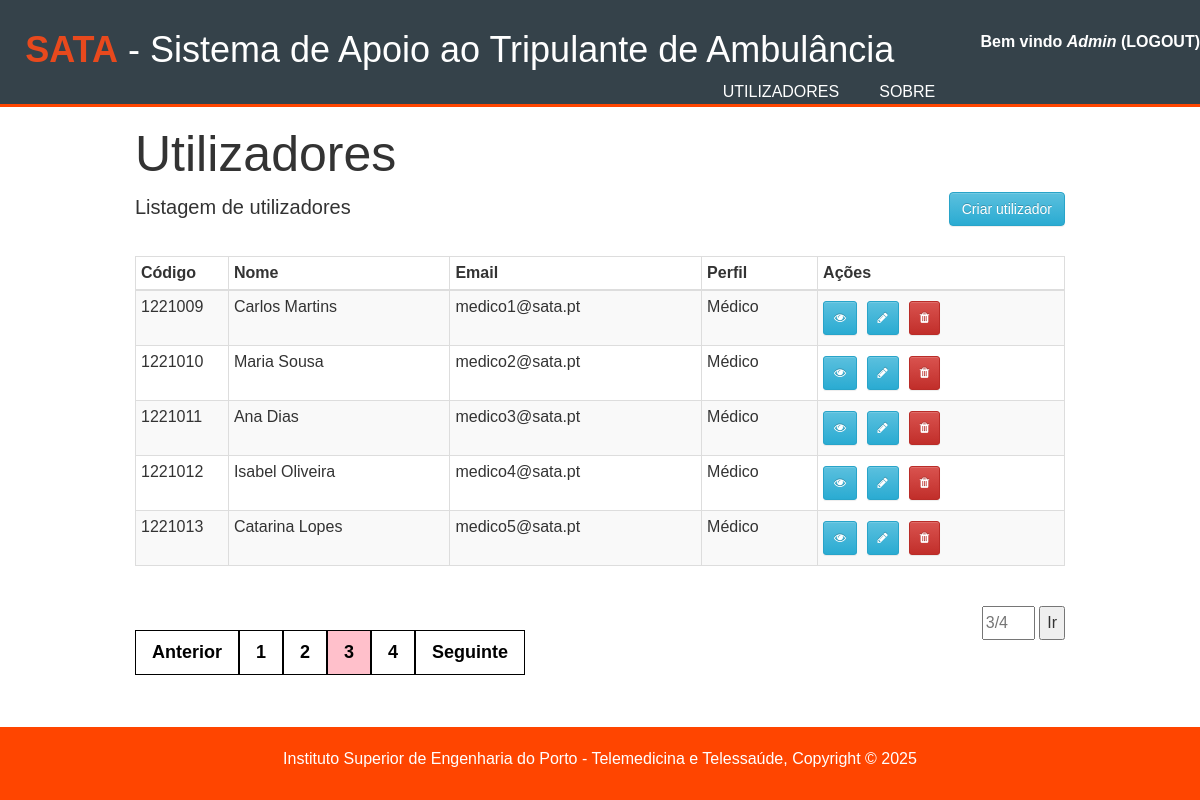
Page /Código/utilizadores/listar.php?page=3 (signed in) on the committed database.
### tables this page shows
CREATE TABLE utilizador (
   id					INT 			NOT NULL AUTO_INCREMENT,
   id_perfil			INT 			NOT NULL,
   username 			VARCHAR(256) 	NOT NULL UNIQUE,
   password 			VARCHAR(256) 	NOT NULL,
   email 				VARCHAR(256) 	NOT NULL UNIQUE,
   nome 				VARCHAR(256) 	NOT NULL,
   codigo				VARCHAR(256) 	NOT NULL,
   ativo 				BOOLEAN			NOT NULL,
   PRIMARY KEY (id),
   FOREIGN KEY (id_perfil) 			REFERENCES perfil (id)
);

CREATE TABLE perfil (
   id 					INT 			NOT NULL AUTO_INCREMENT,
   nome					VARCHAR(256) 	NOT NULL,
   PRIMARY KEY (id)
);

### Código/code/session.php (called while the page is built, shortened)
<?php
	require_once "db_config.php";
	if(isset($_SESSION['login_user']) && !empty($_SESSION['login_user'])) {
		$user_check=$_SESSION['login_user'];
		$query = "SELECT id, id_perfil, nome FROM utilizador WHERE username='$user_check' AND ativo = true";
		$res = mysqli_query($conn, $query);
		$row = mysqli_fetch_row($res);
		$login_session_perfil = $row[1];
		$login_session = $row[2];
	} else {
		mysqli_close($conn);
		header('Location: index.php');
	}
?>

### Código/utilizadores/listar.php (the view, shortened to what this page needs)
<?php
	require_once('../code/db_config.php');
	require_once('../code/session.php');
?>
<!DOCTYPE html>
<html>
	<head>
		<link rel="stylesheet" href="https://maxcdn.bootstrapcdn.com/bootstrap/3.3.2/css/bootstrap.min.css">
		<link rel="stylesheet" href="https://maxcdn.bootstrapcdn.com/bootstrap/3.3.2/css/bootstrap-theme.min.css">
		<link rel="stylesheet" href="https://cdnjs.cloudflare.com/ajax/libs/font-awesome/4.7.0/css/font-awesome.min.css">
		<link rel="stylesheet" type="text/css" media="screen" href="../css/style.css" />
	</head>
	<body>
		<?php include '../header.php'; ?>
		<section id="showcase">
			<div class="container">
			<?php
				$per_page_record = 5;
				if (isset($_GET["page"])) {
					$page  = $_GET["page"];
				}
				else {
					$page = 1;
				}
				$start_from = ($page-1) * $per_page_record;
				$query = "SELECT * FROM utilizador u, perfil p WHERE u.id_perfil = p.id AND ativo = true ORDER BY 1 LIMIT $start_from, $per_page_record";
				$res = mysqli_query ($conn, $query);
			?>
			<div>
				<h1>Utilizadores</h1>
				<div class="row">
					<div class="col-md-6">
						<p>Listagem de utilizadores</p>
					</div>
					<div class="col-md-6" style="text-align: right;">
						<form action="criar.php" class="form" method="POST">
							<input class="btn btn-info" type="submit" name="inserir" value="Criar utilizador" />
						</form>
					</div>
				</div>
				<table class="table table-striped table-condensed table-bordered">
					<thead>
						<tr>
						<th width="10%">Código</th>
						<th>Nome</th>
						<th>Email</th>
						<th>Perfil</th>
						<th>Ações</th>
						</tr>
					</thead>
					<tbody>
						<?php
							while ($row = mysqli_fetch_array($res)) { ?>
							<tr id="<?php echo $row["0"]; ?>">
								<td><?php echo $row["6"]; ?></td>
								<td><?php echo $row["5"]; ?></td>
								<td><?php echo $row["4"]; ?></td>
								<td><?php echo $row["9"]; ?></td>
								<td>
									<button class="btn btn-info btn-sm view"><i class="fa fa-eye"></i></button>
									<?php
										if ($row["8"] != 10){
											echo "<button style='margin: 5px' class='btn btn-info btn-sm edit'><i class='fa fa-pencil'></i></button>";
											echo "<button style='margin: 5px' class='btn btn-danger btn-sm remove'><i class='fa fa-trash'></i></button>";
										}
									?>
								</td>
							</tr>
						<?php }; ?>
					</tbody>
				</table>
				<div class="pagination">
				<?php
					$query = "SELECT COUNT(*) FROM utilizador WHERE ativo = true";
					$res = mysqli_query($conn, $query);
					$row = mysqli_fetch_row($res);
					$total_records = $row[0];
					$total_pages = ceil($total_records / $per_page_record);
					$pagLink = "";
					if($page>=2){
						echo "<a href='listar.php?page=".($page-1)."'>  Anterior </a>";
					}
					for ($i=1; $i<=$total_pages; $i++) {
						if ($i == $page) {
							$pagLink .= "<a class = 'active' href='listar.php?page=".$i."'>".$i." </a>";
						}
						else  {
							$pagLink .= "<a href='listar.php?page=".$i."'>".$i." </a>";
						}
					};
					echo $pagLink;
					if($page<$total_pages){
						echo "<a href='listar.php?page=".($page+1)."'>  Seguinte </a>";
					}
				?>
				</div>
				<div class="inline">
					<input id="page" type="number" min="1" max="<?php echo $total_pages?>" placeholder="<?php echo $page."/".$total_pages; ?>" required>
					<button onClick="go2Page();">Ir</button>
				</div>
			</div>
		</section>
		<?php include '../footer.php'; ?>
	</body>
</html>

### Código/header.php (shortened to what this page needs)
<header>
	<div style="float:right;">
		<b id="welcome">Bem vindo <i><?php echo $login_session; ?></i></b>
		<b id="logout"><a href="/sata/code/logout.php">(logout)</a></b>
	</div>
	<div class="container">
		<div id="branding">
			<h1><span class="highlight">SATA</span> - Sistema de Apoio ao Tripulante de Ambulância</h1>
		</div>
		<nav>
			<ul>
				<?php
					if ($login_session_perfil == 10) {
						echo "<li><a href=\"/sata/utilizadores/listar.php\">Utilizadores</a></li>";
					}
				?>
				<li><a href="/sata/sobre.php">Sobre</a></li>
			</ul>
		</nav>
	</div>
</header>

### Código/css/style.css (style rules this page uses)
body { font-family: Arial, Helvetica, sans-serif; line-height: 1.5; font-size: 16px; padding: 0px; margin: 0 px; background-color: #f4f4f4; }
.container { width: 80%; margin: auto; overflow: hidden; }
ul { margin: 0px; padding: 0px; }
header { background: #35424a; color: white; padding-top: 30px; min-height: 70px; border-bottom: orangered solid 3px; }
header a { color: #ffffff; text-decoration: none; text-transform: uppercase; font-size: 16px; }
header li { float: left; display: inline; padding: 0px 20px 0px 20px; }
header #branding { float: left; }
header #branding h1 { margin: 0px; }
header nav { float: right; margin-top: 10px; }
header .highlight, header .current a { color: #e8491d; font-weight: bold; }
#showcase { min-height: 600px; }
#showcase h1 { font-size: 50px; margin-bottom: 10px; }
#showcase p { font-size: 20px; }
body { background-color: white; -webkit-user-select: none; -moz-user-select: none; user-select: none; }
table { border-collapse: collapse; }
.inline { display: inline-block; float: right; margin: 20px 0px; }
input, button { height: 34px; }
.pagination { display: inline-block; }
.pagination a { font-weight:bold; font-size:18px; color: black; float: left; padding: 8px 16px; text-decoration: none; border:1px solid black; }
.pagination a.active { background-color: pink; }

### rows in the picture
utilizador: nome "Admin"
utilizador: codigo "1221009", nome "Carlos Martins", email "medico1@sata.pt", id_perfil.nome "Médico"
utilizador: codigo "1221010", nome "Maria Sousa", email "medico2@sata.pt", id_perfil.nome "Médico"
utilizador: codigo "1221011", nome "Ana Dias", email "medico3@sata.pt", id_perfil.nome "Médico"
utilizador: codigo "1221012", nome "Isabel Oliveira", email "medico4@sata.pt", id_perfil.nome "Médico"
utilizador: codigo "1221013", nome "Catarina Lopes", email "medico5@sata.pt", id_perfil.nome "Médico"
